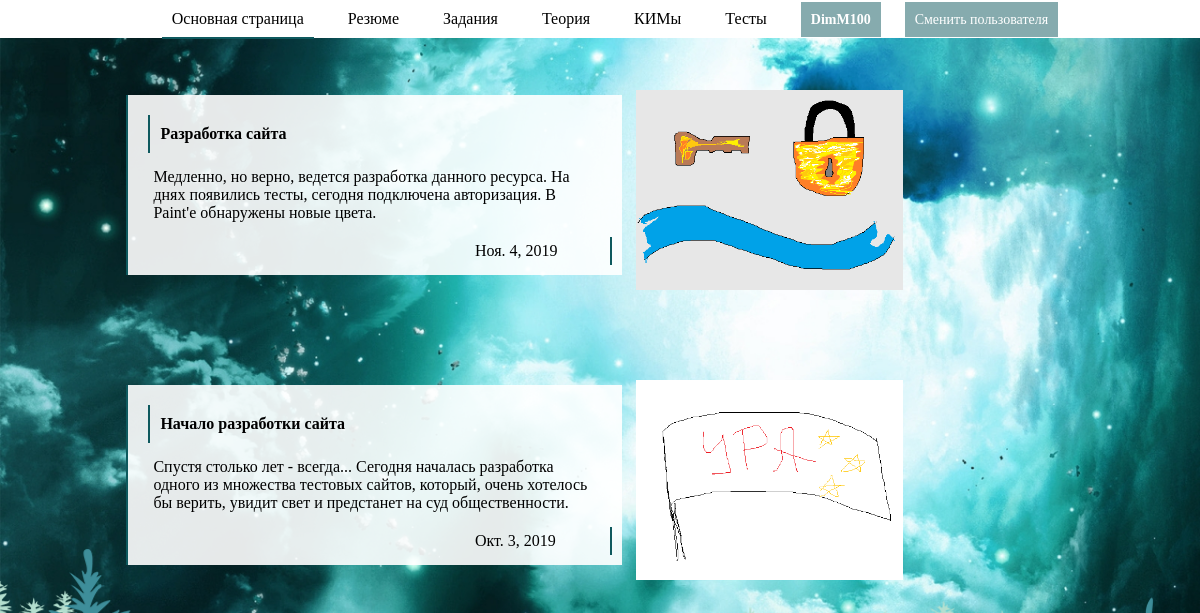
The app's page / (signed in) with its own data.
### main_list/models.py (models this page shows, shortened)
class News(models.Model):
    title_news = models.CharField(max_length = 120)
    text_news = models.TextField()
    date_news = models.DateField()
    img_news = models.CharField(max_length = 120)
    ID_person = models.ForeignKey(User, on_delete=models.PROTECT)

### regauth/views.py (the view)
    def check_autor(request):
        if(request.user.is_authenticated):
            return index(request) # Сама функция
        else:
            return redirect('/login')

### main_list/views.py (called while the page is built)
@check_autorization
def index(request):
    news = News.objects.order_by("-id")
    context = {"news": news, "user": request.user.username}
    return render(request, 'main_list/index.html', context)

### regauth/views.py (called while the page is built)
def check_autorization(index):
    def check_autor(request):
        if(request.user.is_authenticated):
            return index(request) # Сама функция
        else:
            return redirect('/login')
    return check_autor

### main_list/templates/main_list/index.html (shortened to what this page needs)
{% extends "wrapper.html" %}
{% block content %}
<div class='header' id='header-index'>
  <a class='header-index-a-active' id='header-index-a-main_list' href="/">Основная страница</a>
  <a class='header-index-a' id='header-index-a-resume' href="/resume">Резюме</a>
  <a class='header-index-a' id='header-index-a-quest' href="/quest">Задания</a>
  <a class='header-index-a' id='header-index-a-theory' href="/theory">Теория</a>
  <a class='header-index-a' id='header-index-a-kim' href="/kim">КИМы</a>
  <a class='header-index-a' id='header-index-a-test' href="/test">Тесты</a>
  <a class='header-index-a' id='header-index-login'>{{ user }}</a>
  <a class='header-index-a' id='header-index-a-login' href="/login">Сменить пользователя</a>
</div>
{% for new in news %}
<div class='full-news-block'>
  <div class='news-block'>
    <div class='news-block-title'>
      {{ new.title_news }}
    </div>
    <div class='news-block-text'>
      {{ new.text_news }}
    </div>
    <div class='news-block-date'>
      {{ new.date_news }}
    </div>
  </div>
  <div class='news-block-img'>
    <img src='{{ new.img_news }}' class='news-block-img'>
  </div>
</div>
{% endfor %}
{% endblock %}

### main_list/static/css/style.css (style rules this page uses)
body { background-color: rgba(0, 0, 0); }
.header { position: fixed; background-color: white; text-align: center; display: absolute; top: 0; left: 0; width: 100%; padding: 10px; }
.header-index-a { padding: 10px; margin: 10px; background-color: white; text-decoration: none; color: black; }
.header-index-a-active { padding: 10px; margin: 10px; background-color: white; text-decoration: none; border-bottom: 2px solid rgba(14, 89, 94, 1); color: black; }
.full-news-block { width: 80%; margin-top: 80px; margin-right: 20px; margin-bottom: 20px; margin-left: 10%; }
.news-block { vertical-align: middle; display: inline-block; padding: 10px; width: 50%; background-color: rgba(255,255,255,0.9); border-left: 2px solid rgba(14, 89, 94, 1); }
.news-block-title { font-weight: bold; font-family: "Times New Roman"; padding: 10px; margin: 10px; border-left: 2px solid rgba(14, 89, 94, 1); }
.news-block-text { font-family: "Times New Roman"; padding: 5px; margin: 10px; }
.news-block-date { font-family: "Times New Roman"; padding: 5px; border-right: 2px solid rgba(14, 89, 94, 1); margin-left: 70%; }
.news-block-img { vertical-align: middle; display: inline-block; padding: 5px; height: 200px; }
#header-index-login { font-weight: bold; font-size: 14px; color: white; background-color: rgba(14, 89, 94, 0.5); }
#header-index-a-login { font-size: 14px; color: white; background-color: rgba(14, 89, 94, 0.5); }

### records on screen
News: title_news "Разработка сайта", text_news "Медленно, но верно, ведется разработка данного ресурса. На днях появились тесты, сегодня подключена авторизация. В Paint'е обнаружены новые цвета.", date_news "Ноя. 4, 2019", img_news (picture)
News: title_news "Начало разработки сайта", text_news "Спустя столько лет - всегда... Сегодня началась разработка одного из множества тестовых сайтов, который, очень хотелось бы верить, увидит свет и предстанет на суд общественности.", date_news "Окт. 3, 2019", img_news (picture)

### other values on screen
{{ user }} "DimM100"
